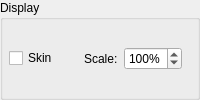
             <widget class="QGroupBox" name="groupBox_4">
              <property name="title">
               <string>Display</string>
              </property>
              <layout class="QGridLayout" name="gridLayout_19">
               <property name="leftMargin">
                <number>6</number>
               </property>
               <property name="topMargin">
                <number>6</number>
               </property>
               <property name="bottomMargin">
                <number>6</number>
               </property>
               <item row="0" column="4">
                <spacer name="horizontalSpacer_7">
                 <property name="orientation">
                  <enum>Qt::Horizontal</enum>
                 </property>
                 <property name="sizeHint" stdset="0">
                  <size>
                   <width>0</width>
                   <height>20</height>
                  </size>
                 </property>
                </spacer>
               </item>
               <item row="0" column="2">
                <widget class="QLabel" name="label_26">
                 <property name="sizePolicy">
                  <sizepolicy hsizetype="Maximum" vsizetype="Preferred">
                   <horstretch>0</horstretch>
                   <verstretch>0</verstretch>
                  </sizepolicy>
                 </property>
                 <property name="text">
                  <string>Scale:</string>
                 </property>
                </widget>
               </item>
               <item row="0" column="0">
                <widget class="QCheckBox" name="checkSkin">
                 <property name="sizePolicy">
                  <sizepolicy hsizetype="Maximum" vsizetype="Fixed">
                   <horstretch>0</horstretch>
                   <verstretch>0</verstretch>
                  </sizepolicy>
                 </property>
                 <property name="focusPolicy">
                  <enum>Qt::NoFocus</enum>
                 </property>
                 <property name="text">
                  <string>Skin</string>
                 </property>
                 <property name="checked">
                  <bool>false</bool>
                 </property>
                </widget>
               </item>
               <item row="0" column="3">
                <widget class="QSpinBox" name="scaleLCD">
                 <property name="sizePolicy">
                  <sizepolicy hsizetype="Maximum" vsizetype="Fixed">
                   <horstretch>0</horstretch>
                   <verstretch>0</verstretch>
                  </sizepolicy>
                 </property>
                 <property name="focusPolicy">
                  <enum>Qt::ClickFocus</enum>
                 </property>
                 <property name="suffix">
                  <string>%</string>
                 </property>
                 <property name="minimum">
                  <number>10</number>
                 </property>
                 <property name="maximum">
                  <number>500</number>
                 </property>
                 <property name="singleStep">
                  <number>10</number>
                 </property>
                 <property name="value">
                  <number>100</number>
                 </property>
                </widget>
               </item>
               <item row="0" column="1">
                <spacer name="horizontalSpacer_24">
                 <property name="orientation">
                  <enum>Qt::Horizontal</enum>
                 </property>
                 <property name="sizeType">
                  <enum>QSizePolicy::Fixed</enum>
                 </property>
                 <property name="sizeHint" stdset="0">
                  <size>
                   <width>20</width>
                   <height>20</height>
                  </size>
                 </property>
                </spacer>
               </item>
              </layout>
             </widget>
